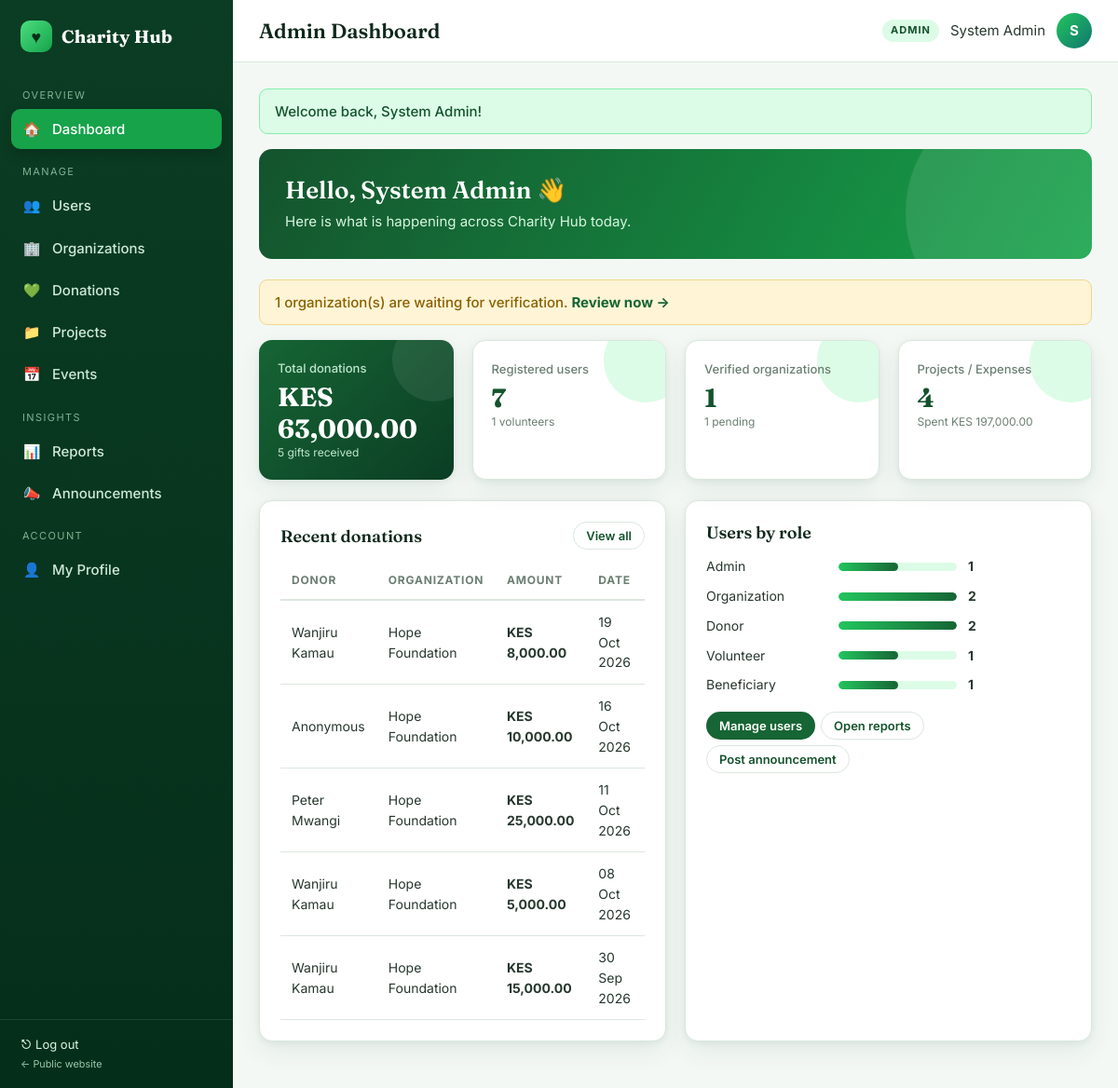
Page /admin/dashboard.php (signed in) on the committed database.
### tables this page shows
CREATE TABLE donations (
  donation_id INT AUTO_INCREMENT PRIMARY KEY,
  donor_id INT NOT NULL,
  org_id INT NOT NULL,
  project_id INT NULL,
  amount DECIMAL(12,2) NOT NULL,
  payment_method ENUM('M-Pesa','Card','Bank Transfer','Cash') NOT NULL DEFAULT 'M-Pesa',
  reference VARCHAR(40) NOT NULL,
  message VARCHAR(255) NULL,
  anonymous TINYINT(1) NOT NULL DEFAULT 0,
  status ENUM('COMPLETED','PENDING') NOT NULL DEFAULT 'COMPLETED',
  created_at TIMESTAMP DEFAULT CURRENT_TIMESTAMP,
  FOREIGN KEY (donor_id) REFERENCES users(user_id) ON DELETE CASCADE,
  FOREIGN KEY (org_id) REFERENCES organizations(org_id) ON DELETE CASCADE,
  FOREIGN KEY (project_id) REFERENCES projects(project_id) ON DELETE SET NULL
);

CREATE TABLE users (
  user_id INT AUTO_INCREMENT PRIMARY KEY,
  name VARCHAR(150) NOT NULL,
  email VARCHAR(150) NOT NULL UNIQUE,
  password VARCHAR(255) NOT NULL,
  phone VARCHAR(20) NOT NULL,
  role ENUM('ADMIN','ORGANIZATION','DONOR','VOLUNTEER','BENEFICIARY') NOT NULL,
  status ENUM('ACTIVE','SUSPENDED') NOT NULL DEFAULT 'ACTIVE',
  created_at TIMESTAMP DEFAULT CURRENT_TIMESTAMP
);

CREATE TABLE organizations (
  org_id INT AUTO_INCREMENT PRIMARY KEY,
  user_id INT NOT NULL,
  organization_name VARCHAR(200) NOT NULL,
  description TEXT NULL,
  location VARCHAR(150) NULL,
  verification_status ENUM('PENDING','VERIFIED','REJECTED') NOT NULL DEFAULT 'PENDING',
  created_at TIMESTAMP DEFAULT CURRENT_TIMESTAMP,
  FOREIGN KEY (user_id) REFERENCES users(user_id) ON DELETE CASCADE
);

### includes/bootstrap.php (called while the page is built, shortened)
<?php
require_once ROOT_PATH . '/config/db.php';
function e($v) { return htmlspecialchars((string)($v ?? ''), ENT_QUOTES, 'UTF-8'); }
function url($path = '') { return BASE_URL . '/' . ltrim($path, '/'); }
function asset($path) { return url('assets/' . ltrim($path, '/')); }
function money($n) { return 'KES ' . number_format((float)$n, 2); }
function fdate($d, $fmt = 'd M Y') { return $d ? date($fmt, strtotime($d)) : '—'; }
function get_flash() { $f = $_SESSION['flash'] ?? []; unset($_SESSION['flash']); return $f; }
function db_run($sql, $params = []) {
    global $conn;
    $stmt = $conn->prepare($sql);
    if (!$stmt->execute()) { error_log("SQL exec error: " . $stmt->error); $stmt->close(); return false; }
    return $stmt;
}
function db_all($sql, $params = []) {
    $s = db_run($sql, $params); if (!$s) return [];
    $r = $s->get_result(); $rows = $r ? $r->fetch_all(MYSQLI_ASSOC) : []; $s->close(); return $rows;
}
function dashboard_path($role) {
    return [
        'ADMIN' => 'admin/dashboard.php', 'ORGANIZATION' => 'organization/dashboard.php',
        'DONOR' => 'donor/dashboard.php', 'VOLUNTEER' => 'volunteer/dashboard.php',
        'BENEFICIARY' => 'beneficiary/dashboard.php',
    ][$role] ?? 'auth/login.php';
}
function current_user() { return $_SESSION['user'] ?? null; }

### admin/dashboard.php (the view, shortened to what this page needs)
<?php
require_once __DIR__ . '/../includes/bootstrap.php';
$s = [
 'raised' => db_val("SELECT COALESCE(SUM(amount),0) FROM donations WHERE status='COMPLETED'"),
 'donations' => db_val("SELECT COUNT(*) FROM donations"),
 'users' => db_val("SELECT COUNT(*) FROM users"),
 'orgs' => db_val("SELECT COUNT(*) FROM organizations WHERE verification_status='VERIFIED'"),
 'pending' => db_val("SELECT COUNT(*) FROM organizations WHERE verification_status='PENDING'"),
 'projects' => db_val("SELECT COUNT(*) FROM projects"),
 'vols' => db_val("SELECT COUNT(*) FROM users WHERE role='VOLUNTEER'"),
 'expenses' => db_val("SELECT COALESCE(SUM(amount),0) FROM expenses"),
];
$recent = db_all("SELECT d.*, u.name AS donor, o.organization_name FROM donations d JOIN users u ON u.user_id=d.donor_id JOIN organizations o ON o.org_id=d.org_id ORDER BY d.created_at DESC LIMIT 6");
$byRole = db_all("SELECT role, COUNT(*) c FROM users GROUP BY role");
$pageTitle = 'Admin Dashboard';
include __DIR__ . '/../includes/header.php';
?>
<div class="hero-banner"><h2>Hello, <?= e(current_user()['name']) ?> 👋</h2><p>Here is what is happening across Charity Hub today.</p></div>
<?php if ($s['pending'] > 0): ?><div class="alert alert-warn"><?= (int)$s['pending'] ?> organization(s) are waiting for verification. <a href="<?= url('admin/organizations.php') ?>"><b>Review now →</b></a></div><?php endif; ?>
<div class="grid grid-4" style="margin-bottom:22px">
  <div class="stat dark"><div class="label">Total donations</div><div class="value"><?= money($s['raised']) ?></div><div class="sub"><?= (int)$s['donations'] ?> gifts received</div></div>
  <div class="stat"><div class="label">Registered users</div><div class="value"><?= (int)$s['users'] ?></div><div class="sub"><?= (int)$s['vols'] ?> volunteers</div></div>
  <div class="stat"><div class="label">Verified organizations</div><div class="value"><?= (int)$s['orgs'] ?></div><div class="sub"><?= (int)$s['pending'] ?> pending</div></div>
  <div class="stat"><div class="label">Projects / Expenses</div><div class="value"><?= (int)$s['projects'] ?></div><div class="sub">Spent <?= money($s['expenses']) ?></div></div>
</div>
<div class="grid grid-2">
  <div class="card"><h2>Recent donations <a class="btn btn-sm btn-light" href="<?= url('admin/donations.php') ?>">View all</a></h2>
    <div class="table-wrap"><table><thead><tr><th>Donor</th><th>Organization</th><th>Amount</th><th>Date</th></tr></thead><tbody>
    <?php foreach ($recent as $d): ?><tr><td><?= $d['anonymous'] ? 'Anonymous' : e($d['donor']) ?></td><td><?= e($d['organization_name']) ?></td><td><b><?= money($d['amount']) ?></b></td><td><?= fdate($d['created_at']) ?></td></tr>
    <?php endforeach; if (!$recent): ?><tr><td colspan="4" class="empty">No donations yet.</td></tr><?php endif; ?></tbody></table></div></div>
  <div class="card"><h2>Users by role</h2>
    <?php $max = max(array_column($byRole, 'c') ?: [1]); foreach ($byRole as $r): ?>
      <div class="bar-row"><span><?= e(ucfirst(strtolower($r['role']))) ?></span><div class="progress"><span style="width:<?= round($r['c']/$max*100) ?>%"></span></div><b><?= (int)$r['c'] ?></b></div>
    <?php endforeach; ?>
    <div class="actions" style="margin-top:18px"><a class="btn btn-sm" href="<?= url('admin/users.php') ?>">Manage users</a><a class="btn btn-sm btn-light" href="<?= url('admin/reports.php') ?>">Open reports</a><a class="btn btn-sm btn-light" href="<?= url('admin/announcements.php') ?>">Post announcement</a></div></div>
</div>
<?php include __DIR__ . '/../includes/footer.php';

### includes/header.php (shortened to what this page needs)
<?php
$pageTitle = $pageTitle ?? 'Dashboard';
$u = current_user();
$menus = [
 'ADMIN' => [
   ['Overview', null], ['Dashboard','admin/dashboard.php','🏠'],
   ['Manage', null], ['Users','admin/users.php','👥'], ['Organizations','admin/organizations.php','🏢'],
   ['Donations','admin/donations.php','💚'], ['Projects','admin/projects.php','📁'], ['Events','admin/events.php','📅'],
   ['Insights', null], ['Reports','admin/reports.php','📊'], ['Announcements','admin/announcements.php','📣'],
   ['Account', null], ['My Profile','profile.php','👤'],
 ],
 'ORGANIZATION' => [
   ['Overview', null], ['Dashboard','organization/dashboard.php','🏠'],
   ['Programs', null], ['Projects','organization/projects.php','📁'], ['Events','organization/events.php','📅'],
   ['Volunteers','organization/volunteers.php','🙋'], ['Beneficiaries','organization/beneficiaries.php','🤝'],
   ['Money', null], ['Donations Received','organization/donations.php','💚'], ['Expenses','organization/expenses.php','🧾'],
   ['Insights', null], ['Reports','organization/reports.php','📊'], ['Announcements','announcements.php','📣'],
   ['Account', null], ['My Profile','profile.php','👤'],
 ],
 'DONOR' => [
   ['Overview', null], ['Dashboard','donor/dashboard.php','🏠'],
   ['Give', null], ['Browse Projects','donor/projects.php','🔎'], ['Make a Donation','donor/donate.php','💚'],
   ['My Giving', null], ['Donation History','donor/history.php','🧾'], ['Announcements','announcements.php','📣'],
   ['Account', null], ['My Profile','profile.php','👤'],
 ],
 'VOLUNTEER' => [
   ['Overview', null], ['Dashboard','volunteer/dashboard.php','🏠'],
   ['Volunteer', null], ['Open Events','volunteer/events.php','📅'], ['My Sign-ups','volunteer/my_events.php','✅'],
   ['Announcements','announcements.php','📣'],
   ['Account', null], ['My Profile','profile.php','👤'],
 ],
 'BENEFICIARY' => [
   ['Overview', null], ['Dashboard','beneficiary/dashboard.php','🏠'],
   ['Support', null], ['Request Assistance','beneficiary/request.php','🆘'], ['My Requests','beneficiary/requests.php','📋'],
   ['Announcements','announcements.php','📣'],
   ['Account', null], ['My Profile','profile.php','👤'],
 ],
];
$items = $menus[$u['role']] ?? [];
$self = str_replace('\\','/',$_SERVER['SCRIPT_NAME']);
?><!DOCTYPE html>
<html lang="en">
<head>
<link rel="stylesheet" href="<?= asset('css/app.css') ?>">
</head>
<body>
<div class="shell">
<aside class="sidebar">
  <a class="logo" href="<?= url(dashboard_path($u['role'])) ?>" style="text-decoration:none"><span class="logo-mark">♥</span> Charity Hub</a>
  <nav>
    <?php foreach ($items as $it): ?>
      <?php if ($it[1] === null): ?><div class="nav-label"><?= e($it[0]) ?></div>
      <?php else: $active = (substr($self, -strlen($it[1])) === $it[1]) ? 'active' : ''; ?>
        <a href="<?= url($it[1]) ?>" class="<?= $active ?>"><span class="ic"><?= $it[2] ?></span><?= e($it[0]) ?></a>
      <?php endif; ?>
    <?php endforeach; ?>
  </nav>
  <div class="side-foot"><a href="<?= url('auth/logout.php') ?>" style="color:#d8f5e2">⎋ Log out</a><br><small><a href="<?= url('index.php') ?>" style="color:#9cc7ad">← Public website</a></small></div>
</aside>
<div class="main">
  <div class="topbar">
    <div style="display:flex;align-items:center;gap:12px"><button class="menu-btn" id="menuBtn" aria-label="Menu">☰</button><h1><?= e($pageTitle) ?></h1></div>
    <div class="who"><span class="role-tag"><?= e($u['role']) ?></span><span class="name"><?= e($u['name']) ?></span><div class="avatar"><?= e(strtoupper(substr($u['name'],0,1))) ?></div></div>
  </div>
  <div class="content">
  <?php foreach (get_flash() as $f): ?>
    <div class="alert alert-<?= e($f['type']) ?>"><?= e($f['msg']) ?></div>
  <?php endforeach; ?>

### includes/footer.php (shortened to what this page needs)
  </div>
</div>
</div>
</body>
</html>

### rows in the picture
donations: donor.name "Wanjiru Kamau", org.organization_name "Hope Foundation", amount "KES 8,000.00", created_at "19 Oct 2026"
donations: anonymous "Anonymous", org.organization_name "Hope Foundation", amount "KES 10,000.00", created_at "16 Oct 2026"
donations: donor.name "Peter Mwangi", org.organization_name "Hope Foundation", amount "KES 25,000.00", created_at "11 Oct 2026"
donations: donor.name "Wanjiru Kamau", org.organization_name "Hope Foundation", amount "KES 5,000.00", created_at "08 Oct 2026"
donations: donor.name "Wanjiru Kamau", org.organization_name "Hope Foundation", amount "KES 15,000.00", created_at "30 Sep 2026"

### other values in the picture
$it[0] "OVERVIEW"
$it[2] "🏠"
$it[0] "Dashboard"
$it[0] "MANAGE"
$it[2] "👥"
$it[0] "Users"
$it[2] "🏢"
$it[0] "Organizations"
$it[2] "💚"
$it[0] "Donations"
$it[2] "📁"
$it[0] "Projects"
$it[2] "📅"
$it[0] "Events"
$it[0] "INSIGHTS"
